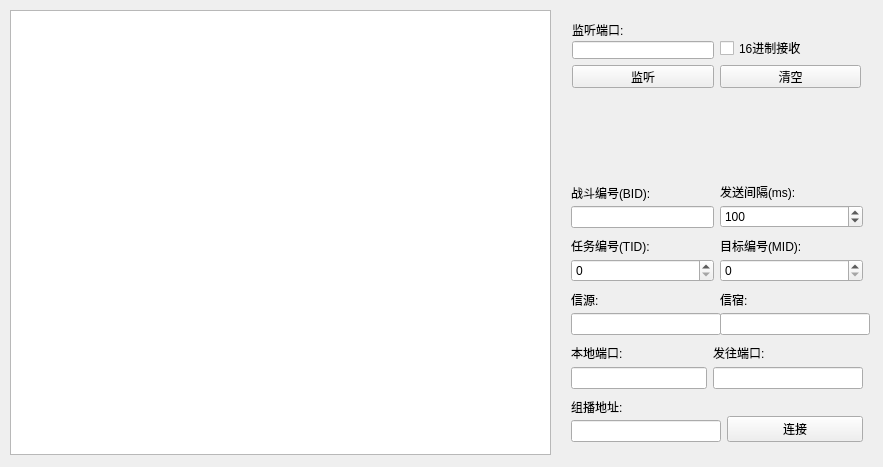
<?xml version="1.0" encoding="UTF-8"?>
<ui version="4.0">
 <class>UDPSenderWidget</class>
 <widget class="QWidget" name="UDPSenderWidget">
  <property name="geometry">
   <rect>
    <x>0</x>
    <y>0</y>
    <width>883</width>
    <height>467</height>
   </rect>
  </property>
  <property name="windowTitle">
   <string>UDPClientWidget</string>
  </property>
  <widget class="QTextEdit" name="txtDataUdpServer">
   <property name="geometry">
    <rect>
     <x>10</x>
     <y>10</y>
     <width>541</width>
     <height>445</height>
    </rect>
   </property>
  </widget>
  <widget class="QWidget" name="">
   <property name="geometry">
    <rect>
     <x>561</x>
     <y>10</y>
     <width>311</width>
     <height>89</height>
    </rect>
   </property>
   <layout class="QVBoxLayout" name="verticalLayout_13" stretch="1,1">
    <item>
     <layout class="QHBoxLayout" name="horizontalLayout" stretch="1,1">
      <item>
       <layout class="QVBoxLayout" name="verticalLayout_12" stretch="1,1">
        <property name="spacing">
         <number>2</number>
        </property>
        <item>
         <widget class="QLabel" name="labUdpListenPort">
          <property name="text">
           <string>监听端口:</string>
          </property>
         </widget>
        </item>
        <item>
         <widget class="QLineEdit" name="txtUdpListenPort"/>
        </item>
       </layout>
      </item>
      <item>
       <layout class="QVBoxLayout" name="verticalLayout_2" stretch="1,1">
        <property name="spacing">
         <number>2</number>
        </property>
        <item>
         <widget class="QLabel" name="label_empty">
          <property name="text">
           <string/>
          </property>
         </widget>
        </item>
        <item>
         <widget class="QCheckBox" name="ckHexReceiveUdpServer">
          <property name="minimumSize">
           <size>
            <width>0</width>
            <height>0</height>
           </size>
          </property>
          <property name="text">
           <string>16进制接收</string>
          </property>
         </widget>
        </item>
       </layout>
      </item>
     </layout>
    </item>
    <item>
     <layout class="QHBoxLayout" name="horizontalLayout_3" stretch="1,1">
      <item>
       <widget class="QPushButton" name="btnUdpListen">
        <property name="minimumSize">
         <size>
          <width>0</width>
          <height>23</height>
         </size>
        </property>
        <property name="text">
         <string>监听</string>
        </property>
       </widget>
      </item>
      <item>
       <widget class="QPushButton" name="btnClearUdpServer">
        <property name="minimumSize">
         <size>
          <width>0</width>
          <height>23</height>
         </size>
        </property>
        <property name="text">
         <string>清空</string>
        </property>
       </widget>
      </item>
     </layout>
    </item>
   </layout>
  </widget>
  <widget class="QWidget" name="">
   <property name="geometry">
    <rect>
     <x>560</x>
     <y>170</y>
     <width>314</width>
     <height>283</height>
    </rect>
   </property>
   <layout class="QVBoxLayout" name="verticalLayout_11" stretch="1,1,1,1,1">
    <item>
     <layout class="QHBoxLayout" name="horizontalLayout_2" stretch="1,1">
      <property name="spacing">
       <number>6</number>
      </property>
      <item>
       <layout class="QVBoxLayout" name="verticalLayout">
        <property name="spacing">
         <number>2</number>
        </property>
        <item>
         <widget class="QLabel" name="label_3">
          <property name="text">
           <string>战斗编号(BID):</string>
          </property>
         </widget>
        </item>
        <item>
         <widget class="QLineEdit" name="lineEdit_bid"/>
        </item>
       </layout>
      </item>
      <item>
       <layout class="QVBoxLayout" name="verticalLayout_3">
        <property name="spacing">
         <number>2</number>
        </property>
        <item>
         <widget class="QLabel" name="label_interval">
          <property name="text">
           <string>发送间隔(ms):</string>
          </property>
         </widget>
        </item>
        <item>
         <widget class="QSpinBox" name="spinBox_interval">
          <property name="minimum">
           <number>1</number>
          </property>
          <property name="maximum">
           <number>1000000</number>
          </property>
          <property name="value">
           <number>100</number>
          </property>
         </widget>
        </item>
       </layout>
      </item>
     </layout>
    </item>
    <item>
     <layout class="QHBoxLayout" name="horizontalLayout_4" stretch="1,1">
      <property name="spacing">
       <number>6</number>
      </property>
      <item>
       <layout class="QVBoxLayout" name="verticalLayout_4">
        <property name="spacing">
         <number>2</number>
        </property>
        <item>
         <widget class="QLabel" name="label_4">
          <property name="text">
           <string>任务编号(TID):</string>
          </property>
         </widget>
        </item>
        <item>
         <widget class="QSpinBox" name="spinBox_tid">
          <property name="maximum">
           <number>255</number>
          </property>
         </widget>
        </item>
       </layout>
      </item>
      <item>
       <layout class="QVBoxLayout" name="verticalLayout_5">
        <property name="spacing">
         <number>2</number>
        </property>
        <item>
         <widget class="QLabel" name="label_5">
          <property name="text">
           <string>目标编号(MID):</string>
          </property>
         </widget>
        </item>
        <item>
         <widget class="QSpinBox" name="spinBox_mid">
          <property name="maximum">
           <number>255</number>
          </property>
         </widget>
        </item>
       </layout>
      </item>
     </layout>
    </item>
    <item>
     <layout class="QHBoxLayout" name="horizontalLayout_5" stretch="1,1">
      <property name="spacing">
       <number>6</number>
      </property>
      <item>
       <layout class="QVBoxLayout" name="verticalLayout_6">
        <property name="spacing">
         <number>2</number>
        </property>
        <item>
         <widget class="QLabel" name="label_from">
          <property name="text">
           <string>信源:</string>
          </property>
         </widget>
        </item>
        <item>
         <widget class="QLineEdit" name="lineEdit_from">
          <property name="minimumSize">
           <size>
            <width>150</width>
            <height>0</height>
           </size>
          </property>
         </widget>
        </item>
       </layout>
      </item>
      <item>
       <layout class="QVBoxLayout" name="verticalLayout_7">
        <property name="spacing">
         <number>2</number>
        </property>
        <item>
         <widget class="QLabel" name="label_to">
          <property name="text">
           <string>信宿:</string>
          </property>
         </widget>
        </item>
        <item>
         <widget class="QLineEdit" name="lineEdit_to">
          <property name="minimumSize">
           <size>
            <width>150</width>
            <height>0</height>
           </size>
          </property>
         </widget>
        </item>
       </layout>
      </item>
     </layout>
    </item>
    <item>
     <layout class="QHBoxLayout" name="horizontalLayout_6" stretch="1,1">
      <property name="spacing">
       <number>6</number>
      </property>
      <item>
       <layout class="QVBoxLayout" name="verticalLayout_8">
        <property name="spacing">
         <number>2</number>
        </property>
        <item>
         <widget class="QLabel" name="label_2">
          <property name="text">
           <string>本地端口:</string>
          </property>
         </widget>
        </item>
        <item>
         <widget class="QLineEdit" name="lineEdit_localport"/>
        </item>
       </layout>
      </item>
      <item>
       <layout class="QVBoxLayout" name="verticalLayout_9">
        <property name="spacing">
         <number>2</number>
        </property>
        <item>
         <widget class="QLabel" name="label_port">
          <property name="toolTip">
           <string>&lt;html&gt;&lt;head/&gt;&lt;body&gt;&lt;p&gt;&lt;br/&gt;&lt;/p&gt;&lt;/body&gt;&lt;/html&gt;</string>
          </property>
          <property name="text">
           <string>发往端口:</string>
          </property>
         </widget>
        </item>
        <item>
         <widget class="QLineEdit" name="lineEdit_sendport">
          <property name="minimumSize">
           <size>
            <width>150</width>
            <height>0</height>
           </size>
          </property>
         </widget>
        </item>
       </layout>
      </item>
     </layout>
    </item>
    <item>
     <layout class="QHBoxLayout" name="horizontalLayout_7" stretch="1,1">
      <item>
       <layout class="QVBoxLayout" name="verticalLayout_10" stretch="1,1">
        <property name="spacing">
         <number>2</number>
        </property>
        <item>
         <widget class="QLabel" name="label_zuboIP1">
          <property name="text">
           <string>组播地址:</string>
          </property>
         </widget>
        </item>
        <item>
         <widget class="QLineEdit" name="lineEdit_zuboIP">
          <property name="minimumSize">
           <size>
            <width>150</width>
            <height>0</height>
           </size>
          </property>
         </widget>
        </item>
       </layout>
      </item>
      <item>
       <layout class="QVBoxLayout" name="verticalLayout_14" stretch="1,1">
        <property name="spacing">
         <number>2</number>
        </property>
        <item>
         <widget class="QLabel" name="label_empty2">
          <property name="text">
           <string/>
          </property>
         </widget>
        </item>
        <item>
         <widget class="QPushButton" name="ConnetBtn">
          <property name="minimumSize">
           <size>
            <width>0</width>
            <height>26</height>
           </size>
          </property>
          <property name="text">
           <string>连接</string>
          </property>
         </widget>
        </item>
       </layout>
      </item>
     </layout>
    </item>
   </layout>
  </widget>
  <zorder>layoutWidget</zorder>
  <zorder>layoutWidget</zorder>
  <zorder>label_port</zorder>
  <zorder>lineEdit_sendport</zorder>
  <zorder>ConnetBtn</zorder>
  <zorder>txtDataUdpServer</zorder>
  <zorder>label_from</zorder>
  <zorder>label_to</zorder>
  <zorder>lineEdit_from</zorder>
  <zorder>lineEdit_to</zorder>
  <zorder>label_zuboIP1</zorder>
  <zorder>lineEdit_zuboIP</zorder>
  <zorder>label_2</zorder>
  <zorder>lineEdit_localport</zorder>
  <zorder>label_3</zorder>
  <zorder>lineEdit_bid</zorder>
  <zorder>ckHexReceiveUdpServer</zorder>
  <zorder>label_interval</zorder>
  <zorder>spinBox_interval</zorder>
  <zorder>label_4</zorder>
  <zorder>label_5</zorder>
  <zorder>spinBox_tid</zorder>
  <zorder>spinBox_mid</zorder>
  <zorder>label_empty</zorder>
  <zorder>label_empty2</zorder>
 </widget>
 <layoutdefault spacing="6" margin="11"/>
 <resources/>
 <connections/>
</ui>
